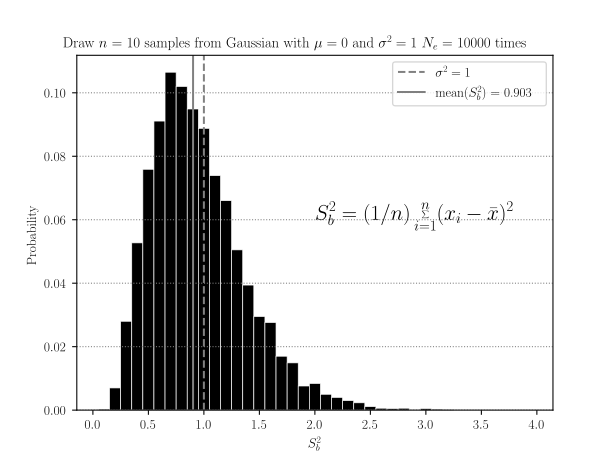

Recreate this plot in Python.
import numpy as np
from matplotlib import pyplot as plt
plt.rcParams["font.family"] = "Times New Roman"
plt.rcParams['savefig.dpi'] = 300

use_latex = True  # Set to False if you don't want to use LaTeX
n  = 10    # Number of samples per experiment
nb = 10000 # Number of bootstrap resamples

def pmf(bin_edges, data, color='k'):
  import warnings

  if np.min(data) < bin_edges[0]:
    warnings.warn(f'Minimum data value {np.min(data)} is less than minimum bin edge {bin_edges[0]}.', stacklevel=2)
  if np.max(data) > bin_edges[-1]:
    warnings.warn(f'Maximum data value {np.max(data)} is greater than maximum bin edge {bin_edges[-1]}.', stacklevel=2)

  db = bin_edges[1:] - bin_edges[0:-1]
  bin_centers = bin_edges[0:-1] + db/2

  n, _ = np.histogram(data, bins=bin_edges)
  pmf = n/len(data)
  #print(np.sum(pmf))
  plt.grid(axis='y', color=[0.5, 0.5, 0.5], ls=':')
  plt.bar(bin_centers, pmf, width=db, color=color, edgecolor='w', linewidth=0.5)

def set_latex(use_latex):

  import shutil
  import matplotlib

  if use_latex and shutil.which("latex"):
      print("LaTeX is installed")
      use_latex = True
      matplotlib.rcParams['text.usetex'] = True
      matplotlib.rcParams['text.latex.preamble'] = r'\usepackage{amsmath}'
  else:
      print("LaTeX is not installed")
      matplotlib.rcParams['text.usetex'] = False
      use_latex = False

  return use_latex

use_latex = set_latex(use_latex)

Sb2 = np.full(nb, np.nan)
for i in range(nb):
  X = np.random.normal(loc=0.0, scale=1.0, size=(n, ))
  Sb2[i] = (1/n)*np.sum( np.power(X - np.mean(X), 2))
  #Sb2[i] = np.var(X, ddof=0) # Alternative way to compute Sb2

# Avoid loop:
#X = np.random.normal(loc=0.0, scale=1.0, size=(n, nb))
#Sb2 = np.var(X, axis=0, ddof=0)


bin_edges = np.arange(0, 4.0, 0.1)
pmf(bin_edges, Sb2)

title = f'Draw $n$ = {n} samples from Gaussian with $\\mu = 0$ and $\\sigma^2 = 1$'
title += f' $N_e$ = {nb} times'
plt.title(title, fontsize=11)

if use_latex:
  eqn = '\n\n$\\displaystyle S_b^2 = (1/n)\\sum_{i=1}^n (x_i - \\bar{x})^2$'
else:
  eqn = '\n\n$S_b^2 = (1/n)\\sum_{i=1}^n (x_i - \\bar{x})^2$'

plt.text(2.0, 0.06, eqn, fontsize=16)
plt.axvline(x=1, color=3*[0.5], ls='--', label='$\\sigma^2 = 1$')
plt.axvline(x=np.mean(Sb2), color=3*[0.5], ls='-', label=f'mean($S_b^2$) = {np.mean(Sb2):.3f}')
plt.legend()
plt.xlabel('$S_b^2$')
plt.ylabel('Probability')
plt.savefig('HW3_3.png')
plt.savefig('HW3_3.svg', transparent=True)
